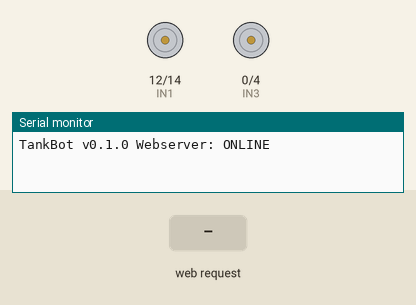
This program was run on a simulated ESP8266 (NodeMCU). Parts: motor-driver pin pairs drawn as motors (green arrow = first pin HIGH = forward, orange = second pin HIGH = backward, longer = more drive, scaled by the enable pin), the last lines printed to the serial monitor. The inputs (shaded band) are chosen by the test bench.

Above: at 1.3 s.
1.4 s: HTTP request GET /api/fwd received
At 2.3 s:
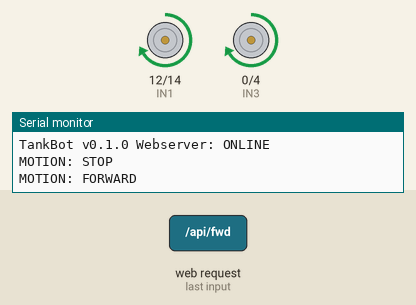
2.9 s: HTTP request GET /api/rev received
At 3.5 s:
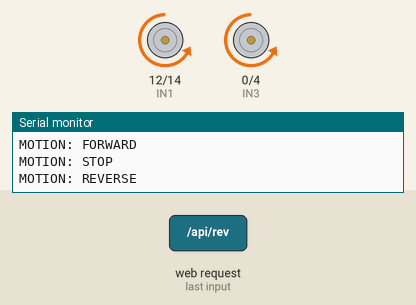
4.5 s: HTTP request GET /api/left received
At 5.7 s:
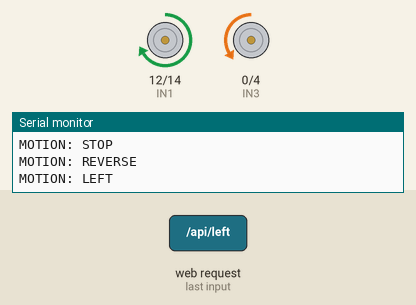
6.0 s: HTTP request GET /api/right received
At 6.9 s:
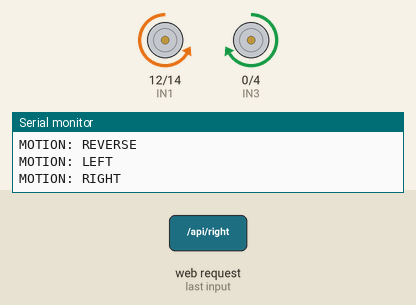
7.5 s: HTTP request GET /api/stop received
At 8.1 s:
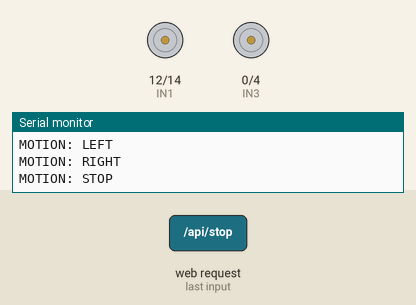
Timing chart, 0 to 10.0 s (numbered marks = the images above; inputs shaded):
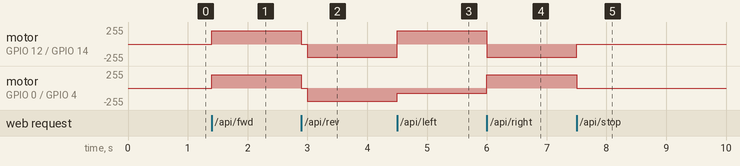

Measured:
- after the input at 1.4 s, motor on GPIO 12 (IN1) / GPIO 14 (IN2), motor on GPIO 0 (IN3) / GPIO 4 (IN4): stopped → forward 200/255 at once
- after the input at 2.9 s, motor on GPIO 12 (IN1) / GPIO 14 (IN2), motor on GPIO 0 (IN3) / GPIO 4 (IN4): forward 200/255 → stopped at once, → backward 200/255 0.10 s later
- after the input at 4.5 s, motor on GPIO 12 (IN1) / GPIO 14 (IN2): backward 200/255 → forward 200/255 at once; motor on GPIO 0 (IN3) / GPIO 4 (IN4): backward 200/255 → backward 75/255 at once
- after the input at 6.0 s, motor on GPIO 12 (IN1) / GPIO 14 (IN2): forward 200/255 → backward 200/255 at once; motor on GPIO 0 (IN3) / GPIO 4 (IN4): backward 75/255 → forward 200/255 at once
- after the input at 7.5 s, motor on GPIO 12 (IN1) / GPIO 14 (IN2): backward 200/255 → stopped at once; motor on GPIO 0 (IN3) / GPIO 4 (IN4): forward 200/255 → stopped at once

The program:

main.cpp
```cpp
#include <Arduino.h>
#include <ESP8266WiFi.h>
#include <WiFiClient.h>
#include <ESP8266WebServer.h>

#define SOUND_VELOCITY 0.034

const char* ssid = "TB-0001";
const char* password = "Not Your Bot!";

const int IN1 = 12;
const int IN2 = 14;
const int IN3 = 0;
const int IN4 = 4;
const int ENA = 13;
const int ENB = 2;
const int trigPin = 5;
const int echoPin = 15;

long duration;
float distanceCm;
int speed = 200;
int motion = 1;

//  TODO: implement SSL for API connections

ESP8266WebServer server(80);

void stop(){
  motion = 0;
  server.send(200, "text/plain", "OK");
  Serial.println("MOTION: STOP");
  analogWrite(ENA, 255);
  analogWrite(ENB, 255);
  digitalWrite(IN1, LOW);
  digitalWrite(IN2, LOW);
  digitalWrite(IN3, LOW);
  digitalWrite(IN4, LOW);
}

void fwd(){
  stop();
  motion = 1;
//  int speed = server.arg(0).toInt();
  server.send(200, "text/plain", "OK");
  Serial.println("MOTION: FORWARD");
  analogWrite(ENA, speed);
  analogWrite(ENB, speed);
  digitalWrite(IN1, HIGH);
  digitalWrite(IN2, LOW);
  digitalWrite(IN3, HIGH);
  digitalWrite(IN4, LOW);

}

void rev(){
  stop();
  delay(100);
  motion = -1;
  server.send(200, "text/plain", "OK");
  Serial.println("MOTION: REVERSE");
  analogWrite(ENA, speed);
  analogWrite(ENB, speed);
  digitalWrite(IN1, LOW);
  digitalWrite(IN2, HIGH);
  digitalWrite(IN3, LOW);
  digitalWrite(IN4, HIGH);
}


void left(){
  server.send(200, "text/plain", "OK");
  Serial.println("MOTION: LEFT");
  analogWrite(ENA, speed);
  analogWrite(ENB, 75);
  if(motion == 1){
    digitalWrite(IN1, LOW);
    digitalWrite(IN2, HIGH);
    digitalWrite(IN3, HIGH);
    digitalWrite(IN4, LOW);
  }else{
    digitalWrite(IN1, HIGH);
    digitalWrite(IN2, LOW);
    digitalWrite(IN3, LOW);
    digitalWrite(IN4, HIGH);
  }
}

void right(){
  server.send(200, "text/plain", "OK");
  Serial.println("MOTION: RIGHT");
  analogWrite(ENA, speed);
  analogWrite(ENB, speed);
  if(motion == 1){
    digitalWrite(IN1, HIGH);
    digitalWrite(IN2, LOW);
    digitalWrite(IN3, LOW);
    digitalWrite(IN4, HIGH);
  }else{
    digitalWrite(IN1, LOW);
    digitalWrite(IN2, HIGH);
    digitalWrite(IN3, HIGH);
    digitalWrite(IN4, LOW);
  }
}

void status(){
  server.send(200, "text/plain", "STATUS");
}

void notFound(){
  server.send(200, "text/plain", "STATUS");
}

void read_distance(){
  // Clears the trigPin
  digitalWrite(trigPin, LOW);
  delayMicroseconds(2);

  // Sets the trigPin on HIGH state for 10 micro seconds
  digitalWrite(trigPin, HIGH);
  delay(50);
  digitalWrite(trigPin, LOW);

  // Reads the echoPin, returns the sound wave travel time in microseconds
  duration = pulseIn(echoPin, HIGH);

  // Calculate the distance
  distanceCm = duration * SOUND_VELOCITY/2;
  Serial.print("Distance: ");
  Serial.println(distanceCm);
  if(distanceCm < 20.0){
    //stop();
  }
}

void setup() {

  pinMode (IN1, OUTPUT);
  pinMode (IN2, OUTPUT);
  pinMode (IN3, OUTPUT);
  pinMode (IN4, OUTPUT);
  pinMode (ENA, OUTPUT);
  pinMode (ENB, OUTPUT);

  Serial.begin(115200);
  WiFi.softAP(ssid, password);
  delay(100);

  server.on("/api/fwd", fwd);
  server.on("/api/rev", rev);
  server.on("/api/left", left);
  server.on("/api/right", right);
  server.on("/api/stop", stop);
  server.on("/api/status", status);
  server.onNotFound(notFound);

  server.begin();
  Serial.println("TankBot v0.1.0 Webserver: ONLINE");
}

void loop() {
server.handleClient();
}
```
